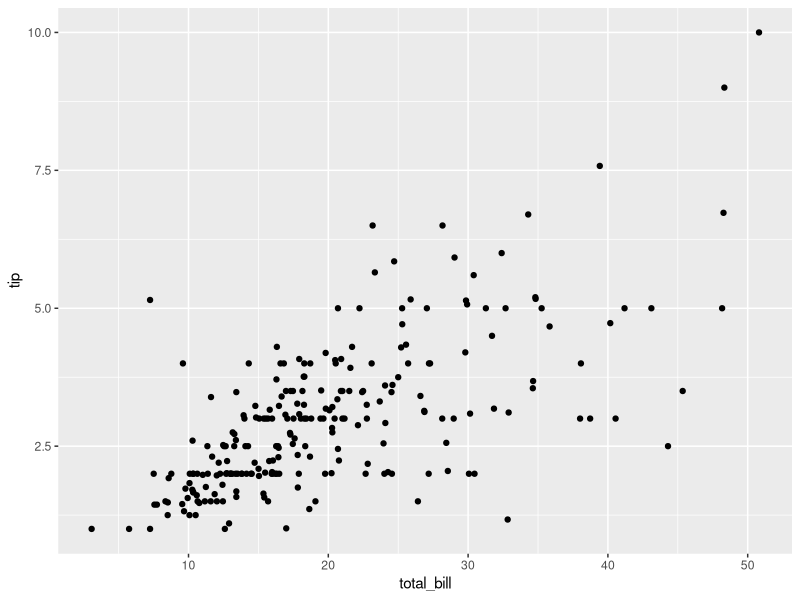
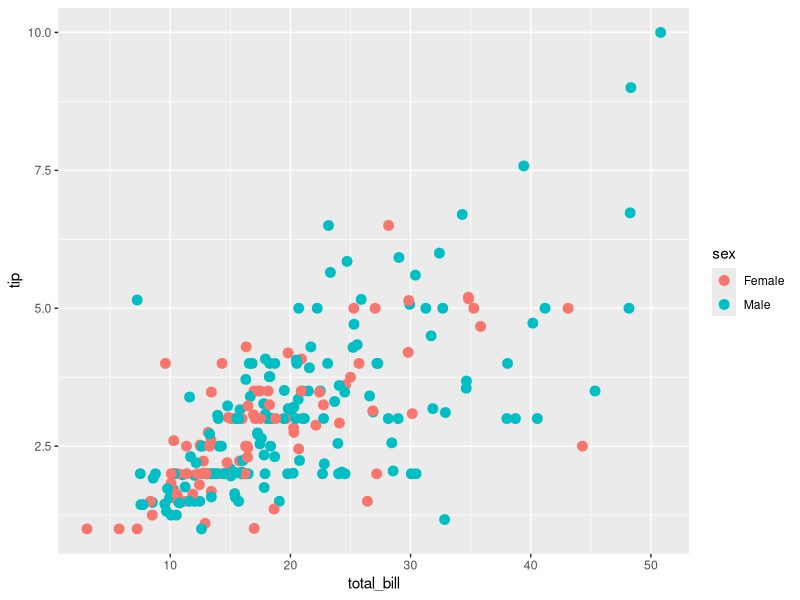
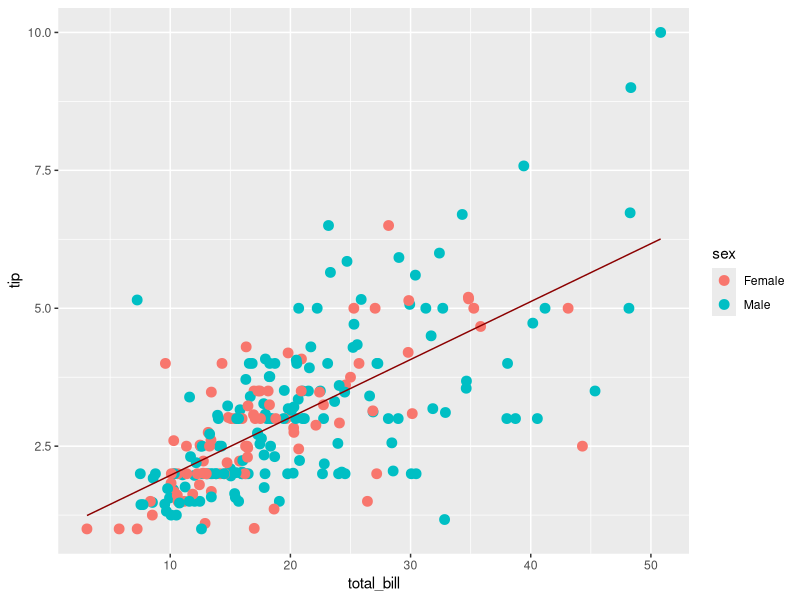

R code for these plots, in order: (Note: this script raises an error after producing the figures.)
getwd()

install.packages("ggplot2")
library(ggplot2)
#plotando o gráfico básico com qplot
data(tips, package= "reshape2")
qplot(total_bill, tip, data=tips, geom="point")

#camada1

camada1 = geom_point(
  mapping = aes(x = total_bill, y= tip, color = sex),
  data =  tips, 
  size=3 )

ggplot() + camada1


?aes #ajuda
??aes #mais exemplos

help.search("aes")

#construindo modelo de regressão
modelo_base = lm(tip ~ total_bill, data = tips)
modelo_fit = data.frame(
  total_bill = tips$total_bill,
  predict(modelo_base, interval =  "confidence"))

head(modelo_fit)

#camada 2
camada2 = geom_line(
  mapping = aes(x = total_bill, y=fit),
                    data= modelo_fit,color = "darkred")          #REGRESSÃO POSITIVA
ggplot()+ camada1 + camada2



#camada3 

camada3 = geom_ribbon(
  mapping ~ aes(x ~ total_bill, ymin ~ lwr, ymax ~ upr), data = modelo_fit, 
  alpha = 0.3)

ggplot() + camada1 + camada2 + camada3
  
#versão otimizada

myplot = ggplot(tips, aes(x = total_bill, y= tip))+ geom_point(aes(color= sex)) + geom_smooth(method =  'lm' )
class(myplot)
print(myplot)


#ScatterPlot com linha de regressão
 
#DADOS
data = data.frame(cond= rep(c("Obs1","Obs2"), each=10), var1 = 1:100 + rnorm(100, sd= 9 ), var2 = 1:100 + rnorm(100, sd= 16 ))

#Plot

ggplot(data, aes(x = var1, y = var2))+ geom_point(shape = 1 ) + geom_smooth(method =  lm, color= "red", se= F )


#BAR PLOT 

#continuar..